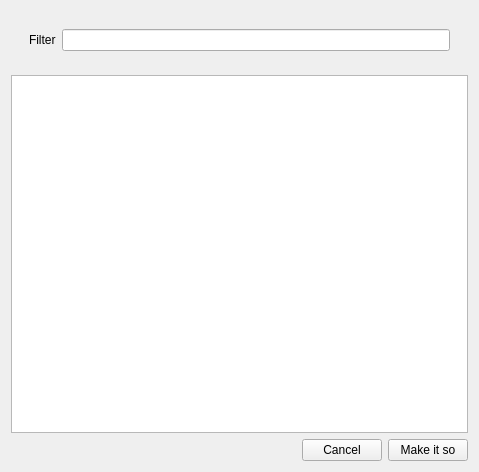
<?xml version="1.0" encoding="UTF-8"?>
<ui version="4.0">
 <class>Form</class>
 <widget class="QWidget" name="Form">
  <property name="geometry">
   <rect>
    <x>0</x>
    <y>0</y>
    <width>479</width>
    <height>472</height>
   </rect>
  </property>
  <property name="windowTitle">
   <string>Edit visible columns</string>
  </property>
  <property name="windowIcon">
   <iconset resource="../../Anaconda/Lib/site-packages/qtutils/icons/icons.qrc">
    <normaloff>:/qtutils/custom/lyse.png</normaloff>:/qtutils/custom/lyse.png</iconset>
  </property>
  <layout class="QVBoxLayout" name="verticalLayout">
   <item>
    <layout class="QFormLayout" name="formLayout">
     <property name="margin">
      <number>18</number>
     </property>
     <item row="0" column="0">
      <widget class="QLabel" name="label">
       <property name="text">
        <string>Filter</string>
       </property>
      </widget>
     </item>
     <item row="0" column="1">
      <widget class="QLineEdit" name="lineEdit_filter"/>
     </item>
    </layout>
   </item>
   <item>
    <widget class="QTreeView" name="treeView">
     <property name="alternatingRowColors">
      <bool>true</bool>
     </property>
     <property name="selectionMode">
      <enum>QAbstractItemView::ExtendedSelection</enum>
     </property>
     <property name="indentation">
      <number>0</number>
     </property>
    </widget>
   </item>
   <item>
    <layout class="QHBoxLayout" name="horizontalLayout">
     <item>
      <spacer name="horizontalSpacer">
       <property name="orientation">
        <enum>Qt::Horizontal</enum>
       </property>
       <property name="sizeHint" stdset="0">
        <size>
         <width>40</width>
         <height>20</height>
        </size>
       </property>
      </spacer>
     </item>
     <item>
      <widget class="QPushButton" name="pushButton_cancel">
       <property name="text">
        <string>Cancel</string>
       </property>
      </widget>
     </item>
     <item>
      <widget class="QPushButton" name="pushButton_make_it_so">
       <property name="text">
        <string>Make it so</string>
       </property>
      </widget>
     </item>
    </layout>
   </item>
  </layout>
 </widget>
 <resources>
  <include location="../../Anaconda/Lib/site-packages/qtutils/icons/icons.qrc"/>
 </resources>
 <connections/>
</ui>
